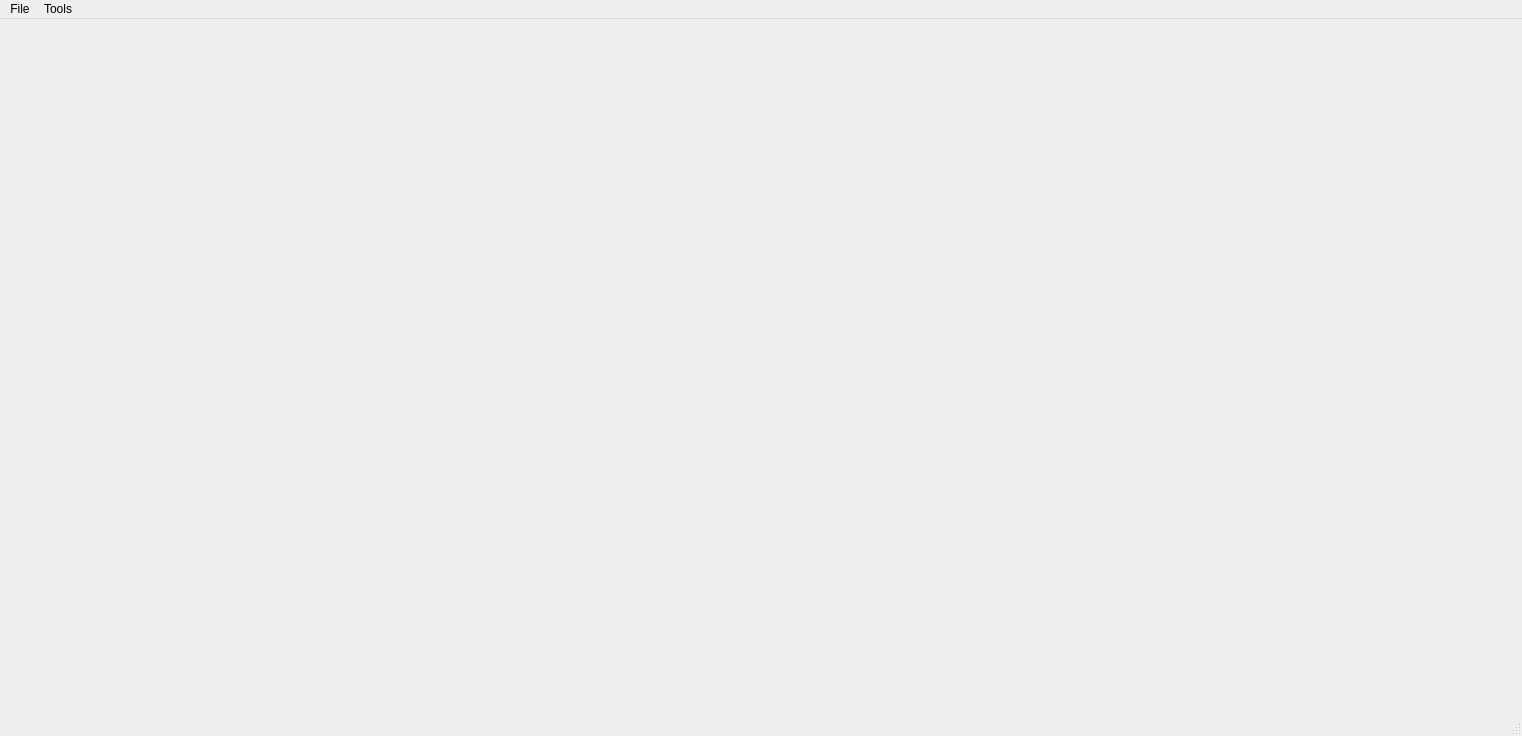
<?xml version="1.0" encoding="UTF-8"?>
<ui version="4.0">
 <class>VisMainWindow</class>
 <widget class="QMainWindow" name="VisMainWindow">
  <property name="geometry">
   <rect>
    <x>0</x>
    <y>0</y>
    <width>1522</width>
    <height>736</height>
   </rect>
  </property>
  <property name="windowTitle">
   <string notr="true">RV Profile Viewer</string>
  </property>
  <widget class="QWidget" name="centralwidget"/>
  <widget class="QMenuBar" name="menubar">
   <property name="geometry">
    <rect>
     <x>0</x>
     <y>0</y>
     <width>1522</width>
     <height>22</height>
    </rect>
   </property>
   <widget class="QMenu" name="menuFile">
    <property name="title">
     <string>File</string>
    </property>
    <addaction name="actionOpen"/>
    <addaction name="actionQuit"/>
   </widget>
   <widget class="QMenu" name="menuTools">
    <property name="title">
     <string>Tools</string>
    </property>
    <addaction name="actionShow_Raw_Profile_Data"/>
   </widget>
   <addaction name="menuFile"/>
   <addaction name="menuTools"/>
  </widget>
  <widget class="QStatusBar" name="statusbar"/>
  <action name="actionOpen">
   <property name="text">
    <string>Open...</string>
   </property>
   <property name="shortcut">
    <string>Ctrl+O</string>
   </property>
  </action>
  <action name="actionQuit">
   <property name="text">
    <string>Quit</string>
   </property>
   <property name="shortcut">
    <string>Ctrl+Q</string>
   </property>
  </action>
  <action name="actionShow_Raw_Profile_Data">
   <property name="text">
    <string>Show Raw Profile Data...</string>
   </property>
   <property name="shortcut">
    <string>Ctrl+F</string>
   </property>
  </action>
 </widget>
 <resources/>
 <connections/>
</ui>
